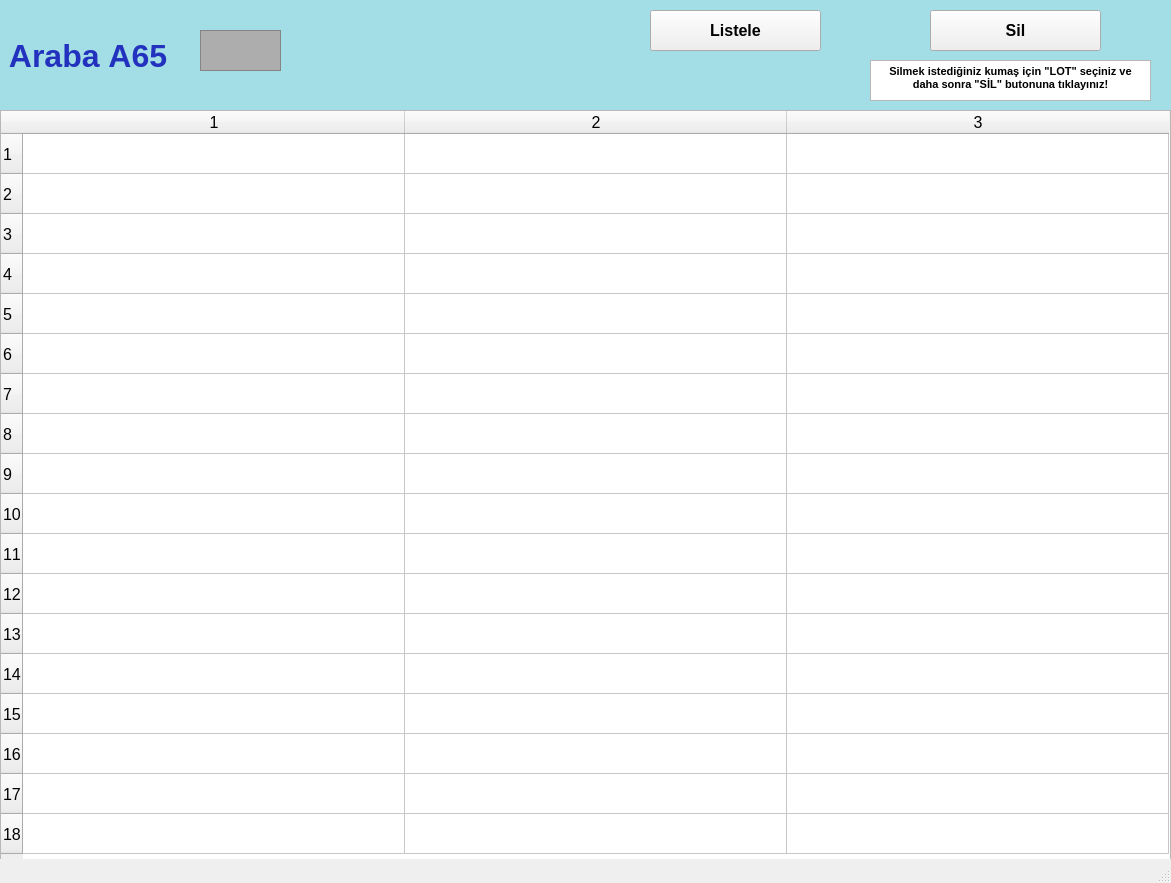
<?xml version="1.0" encoding="UTF-8"?>
<ui version="4.0">
 <class>arabalarA65_ekran</class>
 <widget class="QMainWindow" name="arabalarA65_ekran">
  <property name="geometry">
   <rect>
    <x>0</x>
    <y>0</y>
    <width>1171</width>
    <height>883</height>
   </rect>
  </property>
  <property name="font">
   <font>
    <pointsize>12</pointsize>
    <weight>50</weight>
    <bold>false</bold>
    <kerning>false</kerning>
   </font>
  </property>
  <property name="windowTitle">
   <string/>
  </property>
  <widget class="QWidget" name="centralwidget">
   <widget class="QLabel" name="arabaA1yazi_lbl">
    <property name="geometry">
     <rect>
      <x>0</x>
      <y>0</y>
      <width>1171</width>
      <height>111</height>
     </rect>
    </property>
    <property name="font">
     <font>
      <pointsize>24</pointsize>
      <weight>75</weight>
      <bold>true</bold>
     </font>
    </property>
    <property name="styleSheet">
     <string notr="true">background-color: rgb(163, 221, 229);
color: rgb(34, 50, 190);</string>
    </property>
    <property name="text">
     <string> Araba A65</string>
    </property>
   </widget>
   <widget class="QFrame" name="arabaA1_img">
    <property name="geometry">
     <rect>
      <x>200</x>
      <y>30</y>
      <width>81</width>
      <height>41</height>
     </rect>
    </property>
    <property name="styleSheet">
     <string notr="true">background-color: rgb(173, 173, 173);</string>
    </property>
    <property name="frameShape">
     <enum>QFrame::StyledPanel</enum>
    </property>
    <property name="frameShadow">
     <enum>QFrame::Raised</enum>
    </property>
   </widget>
   <widget class="QPushButton" name="listele65_btn">
    <property name="geometry">
     <rect>
      <x>650</x>
      <y>10</y>
      <width>171</width>
      <height>41</height>
     </rect>
    </property>
    <property name="font">
     <font>
      <pointsize>12</pointsize>
      <weight>75</weight>
      <bold>true</bold>
     </font>
    </property>
    <property name="text">
     <string>Listele</string>
    </property>
   </widget>
   <widget class="QTableWidget" name="A65_tw">
    <property name="geometry">
     <rect>
      <x>0</x>
      <y>110</y>
      <width>1171</width>
      <height>751</height>
     </rect>
    </property>
    <property name="baseSize">
     <size>
      <width>0</width>
      <height>0</height>
     </size>
    </property>
    <property name="rowCount">
     <number>18</number>
    </property>
    <property name="columnCount">
     <number>3</number>
    </property>
    <attribute name="horizontalHeaderVisible">
     <bool>true</bool>
    </attribute>
    <attribute name="horizontalHeaderCascadingSectionResizes">
     <bool>false</bool>
    </attribute>
    <attribute name="horizontalHeaderDefaultSectionSize">
     <number>382</number>
    </attribute>
    <attribute name="horizontalHeaderMinimumSectionSize">
     <number>38</number>
    </attribute>
    <attribute name="verticalHeaderDefaultSectionSize">
     <number>40</number>
    </attribute>
    <attribute name="verticalHeaderMinimumSectionSize">
     <number>23</number>
    </attribute>
    <row/>
    <row/>
    <row/>
    <row/>
    <row/>
    <row/>
    <row/>
    <row/>
    <row/>
    <row/>
    <row/>
    <row/>
    <row/>
    <row/>
    <row/>
    <row/>
    <row/>
    <row/>
    <column/>
    <column/>
    <column/>
   </widget>
   <widget class="QPushButton" name="sil65_btn">
    <property name="geometry">
     <rect>
      <x>930</x>
      <y>10</y>
      <width>171</width>
      <height>41</height>
     </rect>
    </property>
    <property name="font">
     <font>
      <pointsize>12</pointsize>
      <weight>75</weight>
      <bold>true</bold>
     </font>
    </property>
    <property name="text">
     <string>Sil</string>
    </property>
   </widget>
   <widget class="QTextBrowser" name="textBrowser">
    <property name="geometry">
     <rect>
      <x>870</x>
      <y>60</y>
      <width>281</width>
      <height>41</height>
     </rect>
    </property>
    <property name="html">
     <string>&lt;!DOCTYPE HTML PUBLIC &quot;-//W3C//DTD HTML 4.0//EN&quot; &quot;http://www.w3.org/TR/REC-html40/strict.dtd&quot;&gt;
&lt;html&gt;&lt;head&gt;&lt;meta name=&quot;qrichtext&quot; content=&quot;1&quot; /&gt;&lt;style type=&quot;text/css&quot;&gt;
p, li { white-space: pre-wrap; }
&lt;/style&gt;&lt;/head&gt;&lt;body style=&quot; font-family:'MS Shell Dlg 2'; font-size:12pt; font-weight:400; font-style:normal;&quot;&gt;
&lt;p align=&quot;center&quot; style=&quot; margin-top:0px; margin-bottom:0px; margin-left:0px; margin-right:0px; -qt-block-indent:0; text-indent:0px;&quot;&gt;&lt;span style=&quot; font-size:8pt; font-weight:600;&quot;&gt;Silmek istediğiniz kumaş için &amp;quot;LOT&amp;quot; seçiniz ve daha sonra &amp;quot;SİL&amp;quot; butonuna tıklayınız!&lt;/span&gt;&lt;/p&gt;&lt;/body&gt;&lt;/html&gt;</string>
    </property>
   </widget>
  </widget>
  <widget class="QStatusBar" name="statusbar"/>
 </widget>
 <resources/>
 <connections/>
</ui>
